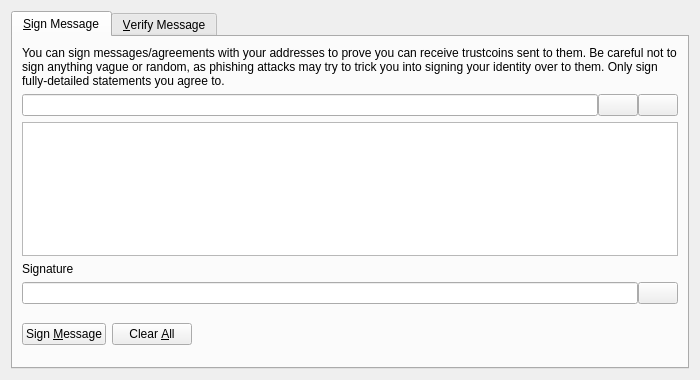
<?xml version="1.0" encoding="UTF-8"?>
<ui version="4.0">
 <class>SignVerifyMessageDialog</class>
 <widget class="QDialog" name="SignVerifyMessageDialog">
  <property name="geometry">
   <rect>
    <x>0</x>
    <y>0</y>
    <width>700</width>
    <height>380</height>
   </rect>
  </property>
  <property name="windowTitle">
   <string>Signatures - Sign / Verify a Message</string>
  </property>
  <property name="modal">
   <bool>true</bool>
  </property>
  <layout class="QVBoxLayout" name="verticalLayout">
   <item>
    <widget class="QTabWidget" name="tabWidget">
     <property name="currentIndex">
      <number>0</number>
     </property>
     <widget class="QWidget" name="tabSignMessage">
      <attribute name="title">
       <string>&amp;Sign Message</string>
      </attribute>
      <layout class="QVBoxLayout" name="verticalLayout_SM">
       <item>
        <widget class="QLabel" name="infoLabel_SM">
         <property name="text">
          <string>You can sign messages/agreements with your addresses to prove you can receive trustcoins sent to them. Be careful not to sign anything vague or random, as phishing attacks may try to trick you into signing your identity over to them. Only sign fully-detailed statements you agree to.</string>
         </property>
         <property name="textFormat">
          <enum>Qt::PlainText</enum>
         </property>
         <property name="wordWrap">
          <bool>true</bool>
         </property>
        </widget>
       </item>
       <item>
        <layout class="QHBoxLayout" name="horizontalLayout_1_SM">
         <property name="spacing">
          <number>0</number>
         </property>
         <item>
          <widget class="QValidatedLineEdit" name="addressIn_SM">
           <property name="toolTip">
            <string>The Trustcoin address to sign the message with</string>
           </property>
          </widget>
         </item>
         <item>
          <widget class="QPushButton" name="addressBookButton_SM">
           <property name="toolTip">
            <string>Choose previously used address</string>
           </property>
           <property name="text">
            <string/>
           </property>
           <property name="icon">
            <iconset resource="../trustcoin.qrc">
             <normaloff>:/icons/address-book</normaloff>:/icons/address-book</iconset>
           </property>
           <property name="shortcut">
            <string>Alt+A</string>
           </property>
           <property name="autoDefault">
            <bool>false</bool>
           </property>
          </widget>
         </item>
         <item>
          <widget class="QPushButton" name="pasteButton_SM">
           <property name="toolTip">
            <string>Paste address from clipboard</string>
           </property>
           <property name="text">
            <string/>
           </property>
           <property name="icon">
            <iconset resource="../trustcoin.qrc">
             <normaloff>:/icons/editpaste</normaloff>:/icons/editpaste</iconset>
           </property>
           <property name="shortcut">
            <string>Alt+P</string>
           </property>
           <property name="autoDefault">
            <bool>false</bool>
           </property>
          </widget>
         </item>
        </layout>
       </item>
       <item>
        <widget class="QPlainTextEdit" name="messageIn_SM">
         <property name="toolTip">
          <string>Enter the message you want to sign here</string>
         </property>
        </widget>
       </item>
       <item>
        <widget class="QLabel" name="signatureLabel_SM">
         <property name="text">
          <string>Signature</string>
         </property>
         <property name="textFormat">
          <enum>Qt::PlainText</enum>
         </property>
        </widget>
       </item>
       <item>
        <layout class="QHBoxLayout" name="horizontalLayout_2_SM">
         <property name="spacing">
          <number>0</number>
         </property>
         <item>
          <widget class="QLineEdit" name="signatureOut_SM">
           <property name="font">
            <font>
             <italic>true</italic>
            </font>
           </property>
           <property name="readOnly">
            <bool>true</bool>
           </property>
          </widget>
         </item>
         <item>
          <widget class="QPushButton" name="copySignatureButton_SM">
           <property name="toolTip">
            <string>Copy the current signature to the system clipboard</string>
           </property>
           <property name="text">
            <string/>
           </property>
           <property name="icon">
            <iconset resource="../trustcoin.qrc">
             <normaloff>:/icons/editcopy</normaloff>:/icons/editcopy</iconset>
           </property>
           <property name="autoDefault">
            <bool>false</bool>
           </property>
          </widget>
         </item>
        </layout>
       </item>
       <item>
        <layout class="QHBoxLayout" name="horizontalLayout_3_SM">
         <item>
          <widget class="QPushButton" name="signMessageButton_SM">
           <property name="toolTip">
            <string>Sign the message to prove you own this Trustcoin address</string>
           </property>
           <property name="text">
            <string>Sign &amp;Message</string>
           </property>
           <property name="icon">
            <iconset resource="../trustcoin.qrc">
             <normaloff>:/icons/edit</normaloff>:/icons/edit</iconset>
           </property>
           <property name="autoDefault">
            <bool>false</bool>
           </property>
          </widget>
         </item>
         <item>
          <widget class="QPushButton" name="clearButton_SM">
           <property name="toolTip">
            <string>Reset all sign message fields</string>
           </property>
           <property name="text">
            <string>Clear &amp;All</string>
           </property>
           <property name="icon">
            <iconset resource="../trustcoin.qrc">
             <normaloff>:/icons/remove</normaloff>:/icons/remove</iconset>
           </property>
           <property name="autoDefault">
            <bool>false</bool>
           </property>
          </widget>
         </item>
         <item>
          <spacer name="horizontalSpacer_1_SM">
           <property name="orientation">
            <enum>Qt::Horizontal</enum>
           </property>
           <property name="sizeHint" stdset="0">
            <size>
             <width>40</width>
             <height>48</height>
            </size>
           </property>
          </spacer>
         </item>
         <item>
          <widget class="QLabel" name="statusLabel_SM">
           <property name="font">
            <font>
             <weight>75</weight>
             <bold>true</bold>
            </font>
           </property>
           <property name="text">
            <string/>
           </property>
           <property name="wordWrap">
            <bool>true</bool>
           </property>
          </widget>
         </item>
         <item>
          <spacer name="horizontalSpacer_2_SM">
           <property name="orientation">
            <enum>Qt::Horizontal</enum>
           </property>
           <property name="sizeHint" stdset="0">
            <size>
             <width>40</width>
             <height>48</height>
            </size>
           </property>
          </spacer>
         </item>
        </layout>
       </item>
      </layout>
     </widget>
     <widget class="QWidget" name="tabVerifyMessage">
      <attribute name="title">
       <string>&amp;Verify Message</string>
      </attribute>
      <layout class="QVBoxLayout" name="verticalLayout_VM">
       <item>
        <widget class="QLabel" name="infoLabel_VM">
         <property name="text">
          <string>Enter the receiver's address, message (ensure you copy line breaks, spaces, tabs, etc. exactly) and signature below to verify the message. Be careful not to read more into the signature than what is in the signed message itself, to avoid being tricked by a man-in-the-middle attack. Note that this only proves the signing party receives with the address, it cannot prove sendership of any transaction!</string>
         </property>
         <property name="textFormat">
          <enum>Qt::PlainText</enum>
         </property>
         <property name="alignment">
          <set>Qt::AlignLeading|Qt::AlignLeft|Qt::AlignTop</set>
         </property>
         <property name="wordWrap">
          <bool>true</bool>
         </property>
        </widget>
       </item>
       <item>
        <layout class="QHBoxLayout" name="horizontalLayout_1_VM">
         <property name="spacing">
          <number>0</number>
         </property>
         <item>
          <widget class="QValidatedLineEdit" name="addressIn_VM">
           <property name="toolTip">
            <string>The Trustcoin address the message was signed with</string>
           </property>
          </widget>
         </item>
         <item>
          <widget class="QPushButton" name="addressBookButton_VM">
           <property name="toolTip">
            <string>Choose previously used address</string>
           </property>
           <property name="text">
            <string/>
           </property>
           <property name="icon">
            <iconset resource="../trustcoin.qrc">
             <normaloff>:/icons/address-book</normaloff>:/icons/address-book</iconset>
           </property>
           <property name="shortcut">
            <string>Alt+A</string>
           </property>
           <property name="autoDefault">
            <bool>false</bool>
           </property>
          </widget>
         </item>
        </layout>
       </item>
       <item>
        <widget class="QPlainTextEdit" name="messageIn_VM"/>
       </item>
       <item>
        <widget class="QValidatedLineEdit" name="signatureIn_VM"/>
       </item>
       <item>
        <layout class="QHBoxLayout" name="horizontalLayout_2_VM">
         <item>
          <widget class="QPushButton" name="verifyMessageButton_VM">
           <property name="toolTip">
            <string>Verify the message to ensure it was signed with the specified Trustcoin address</string>
           </property>
           <property name="text">
            <string>Verify &amp;Message</string>
           </property>
           <property name="icon">
            <iconset resource="../trustcoin.qrc">
             <normaloff>:/icons/transaction_0</normaloff>:/icons/transaction_0</iconset>
           </property>
           <property name="autoDefault">
            <bool>false</bool>
           </property>
          </widget>
         </item>
         <item>
          <widget class="QPushButton" name="clearButton_VM">
           <property name="toolTip">
            <string>Reset all verify message fields</string>
           </property>
           <property name="text">
            <string>Clear &amp;All</string>
           </property>
           <property name="icon">
            <iconset resource="../trustcoin.qrc">
             <normaloff>:/icons/remove</normaloff>:/icons/remove</iconset>
           </property>
           <property name="autoDefault">
            <bool>false</bool>
           </property>
          </widget>
         </item>
         <item>
          <spacer name="horizontalSpacer_1_VM">
           <property name="orientation">
            <enum>Qt::Horizontal</enum>
           </property>
           <property name="sizeHint" stdset="0">
            <size>
             <width>40</width>
             <height>48</height>
            </size>
           </property>
          </spacer>
         </item>
         <item>
          <widget class="QLabel" name="statusLabel_VM">
           <property name="font">
            <font>
             <weight>75</weight>
             <bold>true</bold>
            </font>
           </property>
           <property name="text">
            <string/>
           </property>
           <property name="wordWrap">
            <bool>true</bool>
           </property>
          </widget>
         </item>
         <item>
          <spacer name="horizontalSpacer_2_VM">
           <property name="orientation">
            <enum>Qt::Horizontal</enum>
           </property>
           <property name="sizeHint" stdset="0">
            <size>
             <width>40</width>
             <height>48</height>
            </size>
           </property>
          </spacer>
         </item>
        </layout>
       </item>
      </layout>
     </widget>
    </widget>
   </item>
  </layout>
 </widget>
 <customwidgets>
  <customwidget>
   <class>QValidatedLineEdit</class>
   <extends>QLineEdit</extends>
   <header>qt/qvalidatedlineedit.h</header>
  </customwidget>
 </customwidgets>
 <resources>
  <include location="../trustcoin.qrc"/>
 </resources>
 <connections/>
</ui>
